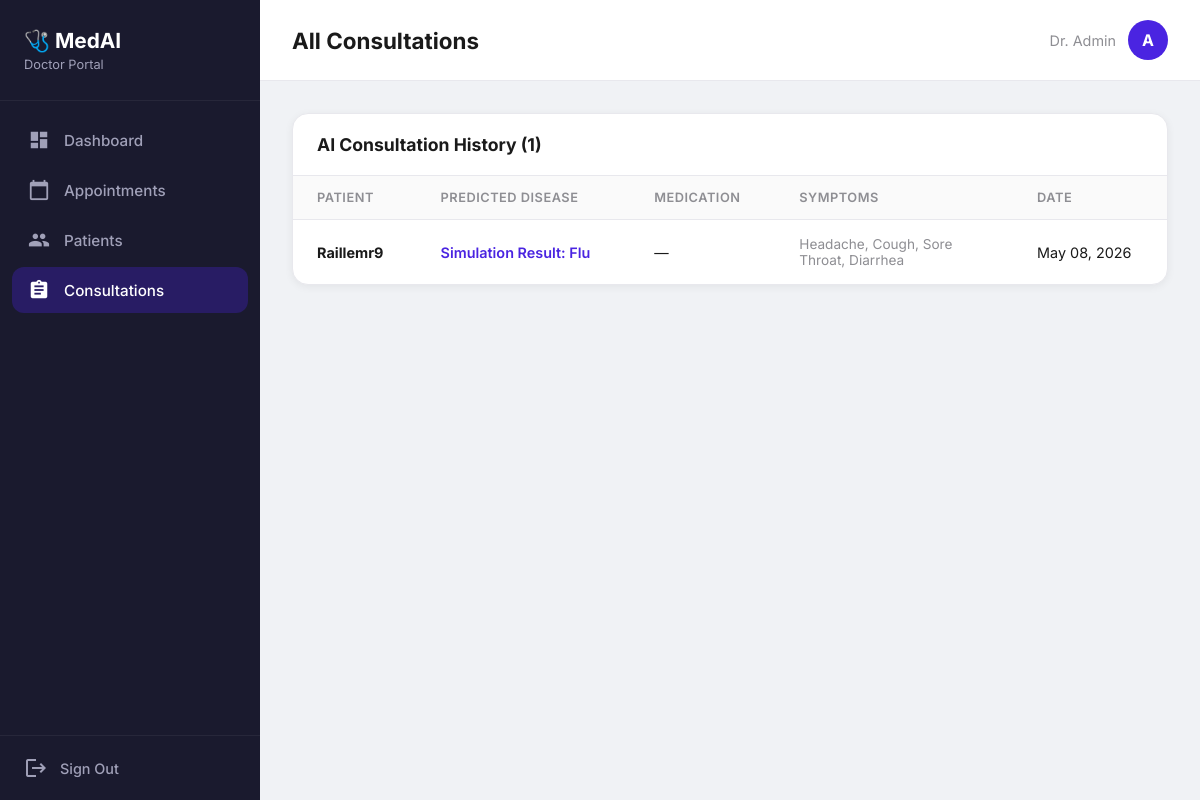
Before: /doctor/consultations/ (signed in) with the older database file.
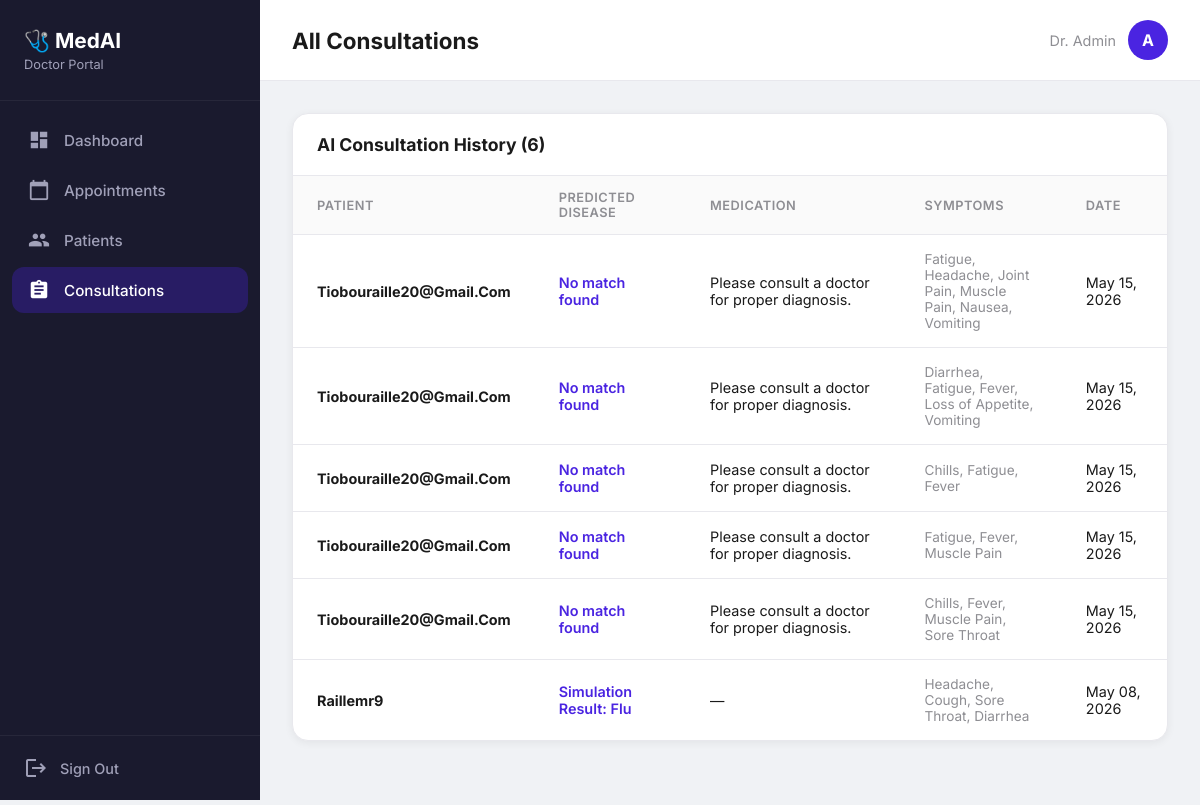
After: the same page with the newer database file.
### core/models.py (models this page shows, shortened)
class ConsultationHistory(models.Model):
    user = models.ForeignKey(User, on_delete=models.CASCADE, related_name='consultations')
    predicted_disease = models.CharField(max_length=100)
    recommended_medication = models.TextField(blank=True, null=True)
    symptoms_reported = models.TextField()
    created_at = models.DateTimeField(auto_now_add=True)

### core/doctor_views.py (the view)
# urls.py: path('doctor/consultations/', doctor_views.doctor_consultations, name='doctor_consultations'),
@login_required
@user_passes_test(is_doctor, login_url='login')
def doctor_consultations(request):
    consultations = ConsultationHistory.objects.all().order_by('-created_at')
    return render(request, 'core/doctor/doctor_consultations.html', {
        'consultations': consultations,
    })

### core/doctor_views.py (called while the page is built)
def is_doctor(user):
    return user.is_staff

### core/templates/core/doctor/doctor_consultations.html (shortened to what this page needs)
{% extends 'core/doctor/_base_doctor.html' %}
{% block page_title %}All Consultations{% endblock %}
{% block doc_content %}
<div class="doc-table-wrap">
    <div class="doc-table-header">
        <h2>AI Consultation History ({{ consultations|length }})</h2>
    </div>
    <table class="doc-table">
        <thead>
            <tr>
                <th>Patient</th>
                <th>Predicted Disease</th>
                <th>Medication</th>
                <th>Symptoms</th>
                <th>Date</th>
            </tr>
        </thead>
        <tbody>
            {% for c in consultations %}
            <tr>
                <td><strong>{{ c.user.username|title }}</strong></td>
                <td style="color: var(--doc-primary); font-weight: 600;">{{ c.predicted_disease }}</td>
                <td>{{ c.recommended_medication|default:"—" }}</td>
                <td style="max-width: 220px; color: var(--doc-text-muted); font-size: 0.85rem;">{{ c.symptoms_reported }}</td>
                <td>{{ c.created_at|date:"M d, Y" }}</td>
            </tr>
            {% endfor %}
        </tbody>
    </table>
</div>
{% endblock %}

Changed rows visible on the page:
added ConsultationHistory: user.username "Tiobouraille20@Gmail.Com", predicted_disease "No match found", recommended_medication "Please consult a doctor for proper diagnosis.", symptoms_reported "Fatigue, Headache, Joint Pain, Muscle Pain, Nausea, Vomiting", created_at "May 15, 2026"
added ConsultationHistory: user.username "Tiobouraille20@Gmail.Com", predicted_disease "No match found", recommended_medication "Please consult a doctor for proper diagnosis.", symptoms_reported "Diarrhea, Fatigue, Fever, Loss of Appetite, Vomiting", created_at "May 15, 2026"
added ConsultationHistory: user.username "Tiobouraille20@Gmail.Com", predicted_disease "No match found", recommended_medication "Please consult a doctor for proper diagnosis.", symptoms_reported "Chills, Fatigue, Fever", created_at "May 15, 2026"
added ConsultationHistory: user.username "Tiobouraille20@Gmail.Com", predicted_disease "No match found", recommended_medication "Please consult a doctor for proper diagnosis.", symptoms_reported "Fatigue, Fever, Muscle Pain", created_at "May 15, 2026"
added ConsultationHistory: user.username "Tiobouraille20@Gmail.Com", predicted_disease "No match found", recommended_medication "Please consult a doctor for proper diagnosis.", symptoms_reported "Chills, Fever, Muscle Pain, Sore Throat", created_at "May 15, 2026"
Other visible differences:
{{ consultations|length }}: "1" → "6"
